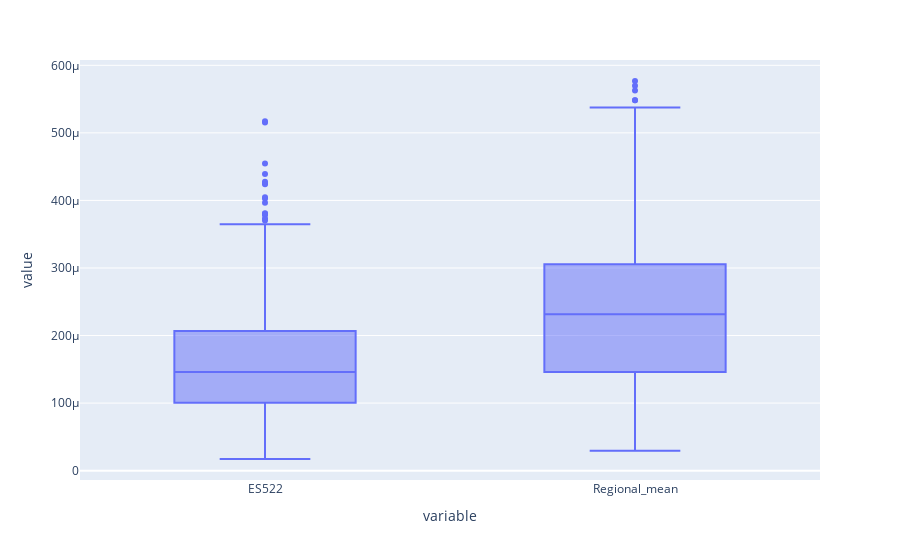

Here is the notebook cell this chart was saved with:
### Code cell
# print box plots
#select which regions to compare, or the calculated monthly regional mean

fig2 = px.box(df, y=['ES522', 'Regional_mean'])
fig2.show()

### Figure 1 — Plotly figure (JSON) as saved in the notebook; plotly's stock layout.template omitted (floating-point values rounded to 4 significant figures; data arrays with more than 128 entries replaced by an {"elided": "..."} marker saying what was removed)
{"data": [{"alignmentgroup": "True", "hovertemplate": "variable=%{x}<br>value=%{y}<extra></extra>", "legendgroup": "", "marker": {"color": "#636efa"}, "name": "", "notched": false, "offsetgroup": "", "orientation": "v", "showlegend": false, "type": "box", "x": {"elided": "1944 str values"}, "x0": " ", "xaxis": "x", "y": {"elided": "1944 float values"}, "y0": " ", "yaxis": "y"}], "layout": {"autosize": true, "boxmode": "group", "legend": {"tracegroupgap": 0}, "margin": {"t": 60}, "xaxis": {"anchor": "y", "autorange": true, "domain": [0, 1], "range": [-0.5, 1.5], "title": {"text": "variable"}, "type": "category"}, "yaxis": {"anchor": "x", "autorange": true, "domain": [0, 1], "range": [-1.385e-05, 0.0006078], "title": {"text": "value"}, "type": "linear"}}}
